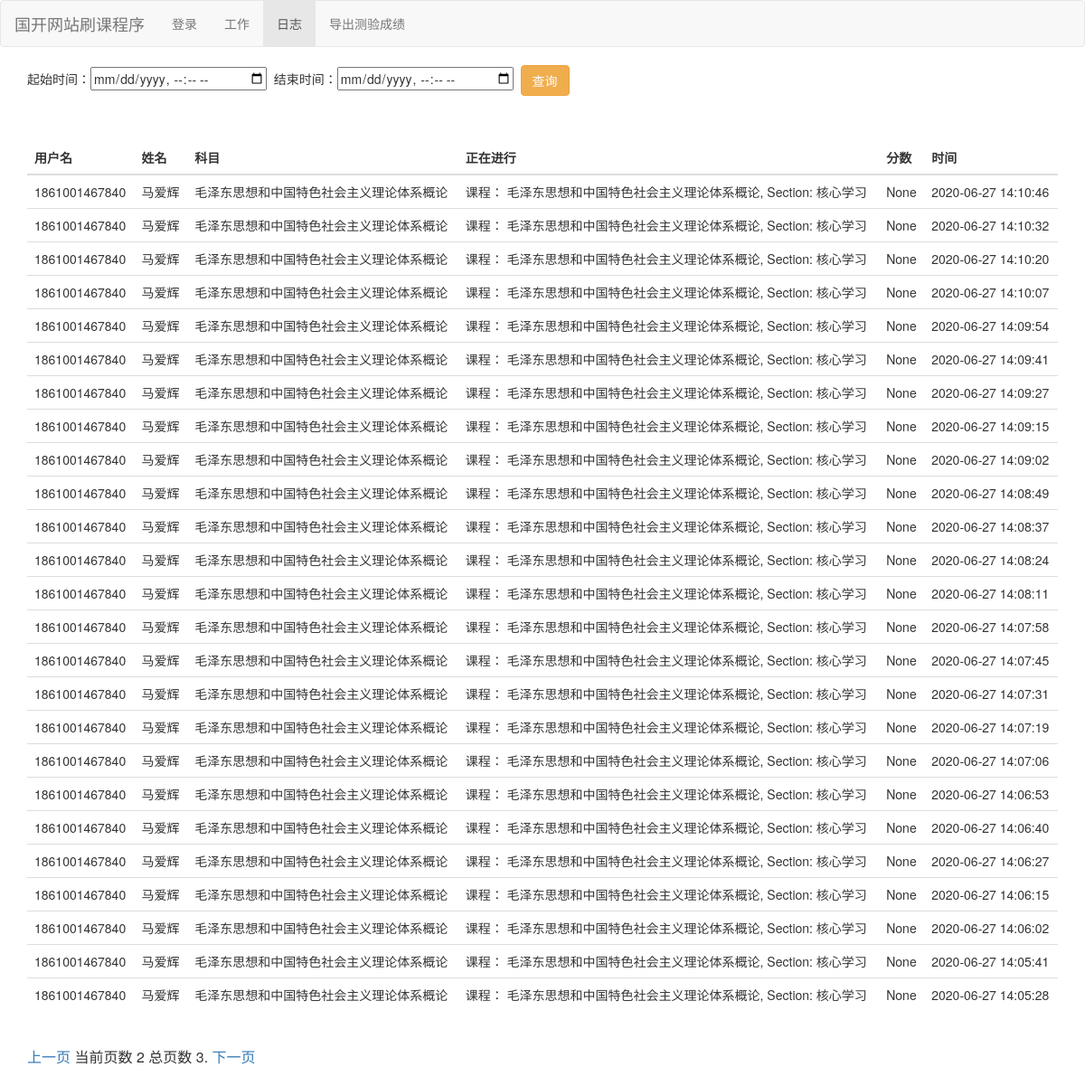
The page /list/?page=2 (signed in) on the database its author committed.
### app/models.py (models this page shows, shortened)
class Logs(models.Model):
    FEE_CHOICES = (
        (u'T', u'测试'),
        (u'S', u'视频'),
        (u'J', u'记录'),
        (u'C', u'成绩'),
    )
    username = models.CharField(u'用户名', max_length=50,null=True)
    loginUser = models.CharField(u'操作用户', max_length=50,null=True)
    name = models.CharField(u'姓名', max_length=50)
    kecheng = models.CharField(u'课程', max_length=50)
    timu = models.CharField(u'题目', max_length=100)
    score = models.CharField(u'分数',null=True,max_length=10)
    create_dt = models.CharField(u'创建时间', blank=True,null=True,max_length=50)
    status = models.CharField(u'类型', choices=FEE_CHOICES, max_length=10, blank=True)
    class Meta:
        verbose_name = '答题记录'
        verbose_name_plural = verbose_name

### app/views.py (the view)
# urls.py: path('list/', list),
@csrf_exempt
def list(request):
    loginUser = request.session.get("loginUser", default=None)
    if loginUser == None:
        return render(request, 'adminLogin.html', {})
    if request.method == 'POST':  # 当提交表单
        startTime = request.POST['startTime']
        endTime = request.POST['endTime']
        startTime = str(startTime).replace("T"," ") + ":00"
        endTime = str(endTime).replace("T"," ")+ ":00"
        print("%s --> %s" %(startTime,endTime))
        contact_list = Logs.objects.filter(loginUser=loginUser).filter(create_dt__gte=startTime).filter(create_dt__lte=endTime).order_by('-id')
    else:
        contact_list = Logs.objects.filter(loginUser=loginUser).order_by('-id')
    paginator = Paginator(contact_list, 25)  # Show 25 contacts per page
    page = request.GET.get('page')
    try:
        contacts = paginator.page(page)
    except PageNotAnInteger:
        contacts = paginator.page(1)
    except EmptyPage:
        contacts = paginator.page(paginator.num_pages)
    return render(request, 'list.html', {'contacts': contacts})

### templates/list.html (shortened to what this page needs)
<!DOCTYPE html>
<html>
<head>
    <link rel="stylesheet" href="https://cdn.staticfile.org/twitter-bootstrap/3.3.7/css/bootstrap.min.css">
</head>
<body>
<nav class="navbar navbar-default" role="navigation">
    <div class="container-fluid">
        <div class="navbar-header">
            <a class="navbar-brand"  href="/static/html/index.html">国开网站刷课程序</a>
        </div>
        <div>
            <ul class="nav navbar-nav">
                <li><a href="/login.html">登录</a></li>
                <li><a href="/">工作</a></li>
                <li class="active"><a>日志</a></li>
                <li><a href="/download/">导出测验成绩</a></li>
            </ul>
        </div>
    </div>
</nav>
<div class="container">
    <div id="row">
        <div>
            <table class="table">
                <div>
                    <form action="/list/" method="post">
                    起始时间：<input name="startTime" type="datetime-local">&nbsp;
                         结束时间：<input  type="datetime-local" name="endTime">&nbsp;
                        <button type="submit" class="btn btn-warning">查询</button>
                </form>
                </div>
            <div style="height: 50px;">
            </div>
                <thead>
                <tr>
                    <th>用户名</th>
                    <th>姓名</th>
                    <th>科目</th>
                    <th>正在进行</th>
                    <th>分数</th>
                    <th>时间</th>
                </tr>
                </thead>
                <tbody id="reulstTable">
                {% for item in contacts %}
                    <tr>
                        <td>{{ item.username }}</td>
                        <td>{{ item.name }}</td>
                        <td>{{ item.kecheng }}</td>
                        <td>{{ item.timu }}</td>
                        <td>{{ item.score }}</td>
                        <td>{{ item.create_dt }}</td>
                    </tr>
                {% endfor %}
                </tbody>
            </table>
        </div>
        <div class="pagination" style="font-size: 16px;">
                        <span class="step-links">
                            {% if contacts.has_previous %}
                                <a href="?page={{ contacts.previous_page_number }}">上一页</a>
                            {% endif %}
                            <span class="current">
                                当前页数 {{ contacts.number }} 总页数 {{ contacts.paginator.num_pages }}.
                            </span>
                            {% if contacts.has_next %}
                                <a href="?page={{ contacts.next_page_number }}">下一页</a>
                            {% endif %}
                        </span>
        </div>
    </div>
</div>
</body>
</html>

### rows shown on the page
Logs: username "1861001467840", name "马爱辉", kecheng "毛泽东思想和中国特色社会主义理论体系概论", timu "课程： 毛泽东思想和中国特色社会主义理论体系概论, Section: 核心学习", score "None", create_dt "2020-06-27 14:10:46"
Logs: username "1861001467840", name "马爱辉", kecheng "毛泽东思想和中国特色社会主义理论体系概论", timu "课程： 毛泽东思想和中国特色社会主义理论体系概论, Section: 核心学习", score "None", create_dt "2020-06-27 14:10:32"
Logs: username "1861001467840", name "马爱辉", kecheng "毛泽东思想和中国特色社会主义理论体系概论", timu "课程： 毛泽东思想和中国特色社会主义理论体系概论, Section: 核心学习", score "None", create_dt "2020-06-27 14:10:20"
Logs: username "1861001467840", name "马爱辉", kecheng "毛泽东思想和中国特色社会主义理论体系概论", timu "课程： 毛泽东思想和中国特色社会主义理论体系概论, Section: 核心学习", score "None", create_dt "2020-06-27 14:10:07"
Logs: username "1861001467840", name "马爱辉", kecheng "毛泽东思想和中国特色社会主义理论体系概论", timu "课程： 毛泽东思想和中国特色社会主义理论体系概论, Section: 核心学习", score "None", create_dt "2020-06-27 14:09:54"
Logs: username "1861001467840", name "马爱辉", kecheng "毛泽东思想和中国特色社会主义理论体系概论", timu "课程： 毛泽东思想和中国特色社会主义理论体系概论, Section: 核心学习", score "None", create_dt "2020-06-27 14:09:41"
Logs: username "1861001467840", name "马爱辉", kecheng "毛泽东思想和中国特色社会主义理论体系概论", timu "课程： 毛泽东思想和中国特色社会主义理论体系概论, Section: 核心学习", score "None", create_dt "2020-06-27 14:09:27"
Logs: username "1861001467840", name "马爱辉", kecheng "毛泽东思想和中国特色社会主义理论体系概论", timu "课程： 毛泽东思想和中国特色社会主义理论体系概论, Section: 核心学习", score "None", create_dt "2020-06-27 14:09:15"
Logs: username "1861001467840", name "马爱辉", kecheng "毛泽东思想和中国特色社会主义理论体系概论", timu "课程： 毛泽东思想和中国特色社会主义理论体系概论, Section: 核心学习", score "None", create_dt "2020-06-27 14:09:02"
Logs: username "1861001467840", name "马爱辉", kecheng "毛泽东思想和中国特色社会主义理论体系概论", timu "课程： 毛泽东思想和中国特色社会主义理论体系概论, Section: 核心学习", score "None", create_dt "2020-06-27 14:08:49"
Logs: username "1861001467840", name "马爱辉", kecheng "毛泽东思想和中国特色社会主义理论体系概论", timu "课程： 毛泽东思想和中国特色社会主义理论体系概论, Section: 核心学习", score "None", create_dt "2020-06-27 14:08:37"
Logs: username "1861001467840", name "马爱辉", kecheng "毛泽东思想和中国特色社会主义理论体系概论", timu "课程： 毛泽东思想和中国特色社会主义理论体系概论, Section: 核心学习", score "None", create_dt "2020-06-27 14:08:24"
Logs: username "1861001467840", name "马爱辉", kecheng "毛泽东思想和中国特色社会主义理论体系概论", timu "课程： 毛泽东思想和中国特色社会主义理论体系概论, Section: 核心学习", score "None", create_dt "2020-06-27 14:08:11"
Logs: username "1861001467840", name "马爱辉", kecheng "毛泽东思想和中国特色社会主义理论体系概论", timu "课程： 毛泽东思想和中国特色社会主义理论体系概论, Section: 核心学习", score "None", create_dt "2020-06-27 14:07:58"
Logs: username "1861001467840", name "马爱辉", kecheng "毛泽东思想和中国特色社会主义理论体系概论", timu "课程： 毛泽东思想和中国特色社会主义理论体系概论, Section: 核心学习", score "None", create_dt "2020-06-27 14:07:45"
Logs: username "1861001467840", name "马爱辉", kecheng "毛泽东思想和中国特色社会主义理论体系概论", timu "课程： 毛泽东思想和中国特色社会主义理论体系概论, Section: 核心学习", score "None", create_dt "2020-06-27 14:07:31"
Logs: username "1861001467840", name "马爱辉", kecheng "毛泽东思想和中国特色社会主义理论体系概论", timu "课程： 毛泽东思想和中国特色社会主义理论体系概论, Section: 核心学习", score "None", create_dt "2020-06-27 14:07:19"
Logs: username "1861001467840", name "马爱辉", kecheng "毛泽东思想和中国特色社会主义理论体系概论", timu "课程： 毛泽东思想和中国特色社会主义理论体系概论, Section: 核心学习", score "None", create_dt "2020-06-27 14:07:06"
Logs: username "1861001467840", name "马爱辉", kecheng "毛泽东思想和中国特色社会主义理论体系概论", timu "课程： 毛泽东思想和中国特色社会主义理论体系概论, Section: 核心学习", score "None", create_dt "2020-06-27 14:06:53"
Logs: username "1861001467840", name "马爱辉", kecheng "毛泽东思想和中国特色社会主义理论体系概论", timu "课程： 毛泽东思想和中国特色社会主义理论体系概论, Section: 核心学习", score "None", create_dt "2020-06-27 14:06:40"
Logs: username "1861001467840", name "马爱辉", kecheng "毛泽东思想和中国特色社会主义理论体系概论", timu "课程： 毛泽东思想和中国特色社会主义理论体系概论, Section: 核心学习", score "None", create_dt "2020-06-27 14:06:27"
Logs: username "1861001467840", name "马爱辉", kecheng "毛泽东思想和中国特色社会主义理论体系概论", timu "课程： 毛泽东思想和中国特色社会主义理论体系概论, Section: 核心学习", score "None", create_dt "2020-06-27 14:06:15"
Logs: username "1861001467840", name "马爱辉", kecheng "毛泽东思想和中国特色社会主义理论体系概论", timu "课程： 毛泽东思想和中国特色社会主义理论体系概论, Section: 核心学习", score "None", create_dt "2020-06-27 14:06:02"
Logs: username "1861001467840", name "马爱辉", kecheng "毛泽东思想和中国特色社会主义理论体系概论", timu "课程： 毛泽东思想和中国特色社会主义理论体系概论, Section: 核心学习", score "None", create_dt "2020-06-27 14:05:41"
Logs: username "1861001467840", name "马爱辉", kecheng "毛泽东思想和中国特色社会主义理论体系概论", timu "课程： 毛泽东思想和中国特色社会主义理论体系概论, Section: 核心学习", score "None", create_dt "2020-06-27 14:05:28"

### other values the page prints
{{ contacts.number }} "2"
{{ contacts.paginator.num_pages }} "3"
